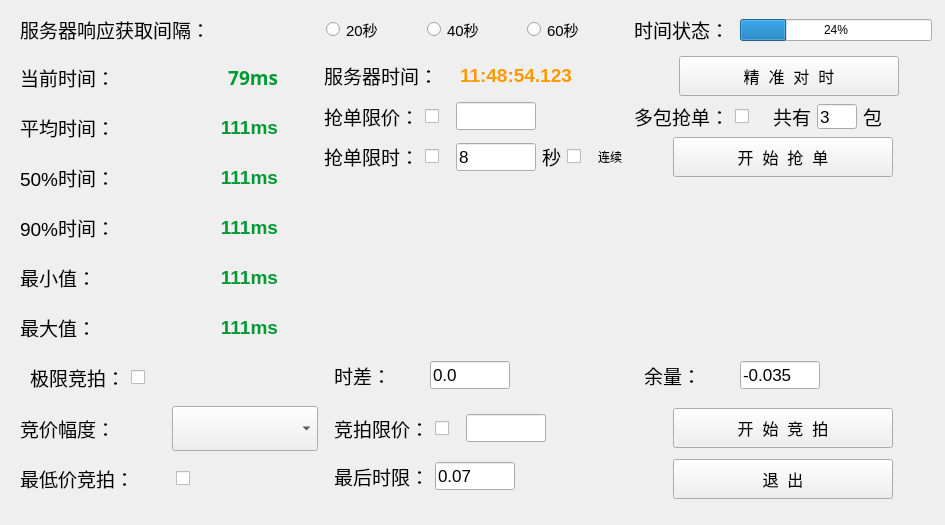
<?xml version="1.0" encoding="UTF-8"?>
<ui version="4.0">
 <class>MainWindow</class>
 <widget class="QMainWindow" name="MainWindow">
  <property name="windowModality">
   <enum>Qt::NonModal</enum>
  </property>
  <property name="geometry">
   <rect>
    <x>0</x>
    <y>0</y>
    <width>945</width>
    <height>525</height>
   </rect>
  </property>
  <property name="minimumSize">
   <size>
    <width>170</width>
    <height>0</height>
   </size>
  </property>
  <property name="windowTitle">
   <string>conhost.exe</string>
  </property>
  <widget class="QWidget" name="centralwidget">
   <widget class="QWidget" name="layoutWidget">
    <property name="geometry">
     <rect>
      <x>20</x>
      <y>10</y>
      <width>912</width>
      <height>491</height>
     </rect>
    </property>
    <layout class="QGridLayout" name="gridLayout">
     <item row="9" column="1" colspan="2">
      <layout class="QHBoxLayout" name="horizontalLayout_4">
       <property name="leftMargin">
        <number>10</number>
       </property>
       <item>
        <widget class="QLabel" name="jiajiaxianjia_title">
         <property name="minimumSize">
          <size>
           <width>80</width>
           <height>0</height>
          </size>
         </property>
         <property name="maximumSize">
          <size>
           <width>120</width>
           <height>16777215</height>
          </size>
         </property>
         <property name="text">
          <string>&lt;html&gt;&lt;head/&gt;&lt;body&gt;&lt;p align=&quot;justify&quot;&gt;&lt;span style=&quot; font-size:14pt;&quot;&gt;竞拍限价：&lt;/span&gt;&lt;/p&gt;&lt;/body&gt;&lt;/html&gt;</string>
         </property>
        </widget>
       </item>
       <item>
        <widget class="QCheckBox" name="checkBox_jingpaixianjia">
         <property name="minimumSize">
          <size>
           <width>25</width>
           <height>0</height>
          </size>
         </property>
         <property name="maximumSize">
          <size>
           <width>25</width>
           <height>16777215</height>
          </size>
         </property>
         <property name="text">
          <string/>
         </property>
        </widget>
       </item>
       <item>
        <widget class="QLineEdit" name="lineEdit_jingpaixianjia">
         <property name="enabled">
          <bool>true</bool>
         </property>
         <property name="maximumSize">
          <size>
           <width>80</width>
           <height>28</height>
          </size>
         </property>
         <property name="font">
          <font>
           <pointsize>13</pointsize>
          </font>
         </property>
        </widget>
       </item>
       <item>
        <spacer name="horizontalSpacer_4">
         <property name="orientation">
          <enum>Qt::Horizontal</enum>
         </property>
         <property name="sizeHint" stdset="0">
          <size>
           <width>40</width>
           <height>20</height>
          </size>
         </property>
        </spacer>
       </item>
      </layout>
     </item>
     <item row="3" column="3" alignment="Qt::AlignHCenter">
      <widget class="QPushButton" name="qiangdan_btn">
       <property name="minimumSize">
        <size>
         <width>220</width>
         <height>40</height>
        </size>
       </property>
       <property name="maximumSize">
        <size>
         <width>240</width>
         <height>16777215</height>
        </size>
       </property>
       <property name="font">
        <font>
         <pointsize>12</pointsize>
         <kerning>true</kerning>
        </font>
       </property>
       <property name="text">
        <string>开  始  抢  单</string>
       </property>
      </widget>
     </item>
     <item row="0" column="0" colspan="2">
      <layout class="QHBoxLayout" name="horizontalLayout_9">
       <item>
        <layout class="QHBoxLayout" name="horizontalLayout">
         <item>
          <widget class="QLabel" name="label">
           <property name="minimumSize">
            <size>
             <width>300</width>
             <height>40</height>
            </size>
           </property>
           <property name="maximumSize">
            <size>
             <width>250</width>
             <height>16777215</height>
            </size>
           </property>
           <property name="text">
            <string>&lt;html&gt;&lt;head/&gt;&lt;body&gt;&lt;p&gt;&lt;span style=&quot; font-size:14pt;&quot;&gt;服务器响应获取间隔：&lt;/span&gt;&lt;/p&gt;&lt;/body&gt;&lt;/html&gt;</string>
           </property>
          </widget>
         </item>
         <item>
          <widget class="QRadioButton" name="radioButton_60_secend">
           <property name="minimumSize">
            <size>
             <width>80</width>
             <height>20</height>
            </size>
           </property>
           <property name="font">
            <font>
             <pointsize>11</pointsize>
            </font>
           </property>
           <property name="text">
            <string>20秒</string>
           </property>
           <attribute name="buttonGroup">
            <string notr="true">buttonGroup</string>
           </attribute>
          </widget>
         </item>
         <item>
          <widget class="QRadioButton" name="radioButton_20_secend">
           <property name="minimumSize">
            <size>
             <width>80</width>
             <height>20</height>
            </size>
           </property>
           <property name="font">
            <font>
             <pointsize>11</pointsize>
            </font>
           </property>
           <property name="text">
            <string>40秒</string>
           </property>
           <attribute name="buttonGroup">
            <string notr="true">buttonGroup</string>
           </attribute>
          </widget>
         </item>
         <item>
          <widget class="QRadioButton" name="radioButton_40_secend">
           <property name="minimumSize">
            <size>
             <width>80</width>
             <height>20</height>
            </size>
           </property>
           <property name="font">
            <font>
             <pointsize>11</pointsize>
            </font>
           </property>
           <property name="text">
            <string>60秒</string>
           </property>
           <attribute name="buttonGroup">
            <string notr="true">buttonGroup</string>
           </attribute>
          </widget>
         </item>
        </layout>
       </item>
      </layout>
     </item>
     <item row="3" column="1">
      <layout class="QHBoxLayout" name="horizontalLayout_5">
       <item>
        <widget class="QLabel" name="qiangdanxianshi_title">
         <property name="minimumSize">
          <size>
           <width>90</width>
           <height>0</height>
          </size>
         </property>
         <property name="maximumSize">
          <size>
           <width>120</width>
           <height>16777215</height>
          </size>
         </property>
         <property name="text">
          <string>&lt;html&gt;&lt;head/&gt;&lt;body&gt;&lt;p&gt;&lt;span style=&quot; font-size:14pt;&quot;&gt;抢单限时：&lt;/span&gt;&lt;/p&gt;&lt;/body&gt;&lt;/html&gt;</string>
         </property>
        </widget>
       </item>
       <item>
        <widget class="QCheckBox" name="checkBox_qiangdanxianshi">
         <property name="minimumSize">
          <size>
           <width>25</width>
           <height>0</height>
          </size>
         </property>
         <property name="maximumSize">
          <size>
           <width>25</width>
           <height>16777215</height>
          </size>
         </property>
         <property name="text">
          <string/>
         </property>
        </widget>
       </item>
       <item>
        <layout class="QHBoxLayout" name="horizontalLayout_18">
         <item>
          <widget class="QLineEdit" name="lineEdit_qiangdanxianshi">
           <property name="enabled">
            <bool>true</bool>
           </property>
           <property name="maximumSize">
            <size>
             <width>80</width>
             <height>28</height>
            </size>
           </property>
           <property name="font">
            <font>
             <pointsize>13</pointsize>
            </font>
           </property>
           <property name="text">
            <string>8</string>
           </property>
          </widget>
         </item>
         <item>
          <widget class="QLabel" name="qiangdanxianshi_title_2">
           <property name="minimumSize">
            <size>
             <width>19</width>
             <height>0</height>
            </size>
           </property>
           <property name="maximumSize">
            <size>
             <width>40</width>
             <height>16777215</height>
            </size>
           </property>
           <property name="text">
            <string>&lt;html&gt;&lt;head/&gt;&lt;body&gt;&lt;p&gt;&lt;span style=&quot; font-size:14pt;&quot;&gt;秒&lt;/span&gt;&lt;/p&gt;&lt;/body&gt;&lt;/html&gt;</string>
           </property>
          </widget>
         </item>
         <item>
          <layout class="QHBoxLayout" name="horizontalLayout_7">
           <item>
            <widget class="QCheckBox" name="checkBox_is_continuous_order">
             <property name="minimumSize">
              <size>
               <width>25</width>
               <height>0</height>
              </size>
             </property>
             <property name="maximumSize">
              <size>
               <width>25</width>
               <height>16777215</height>
              </size>
             </property>
             <property name="text">
              <string/>
             </property>
            </widget>
           </item>
           <item>
            <widget class="QLabel" name="duobao_title_4">
             <property name="minimumSize">
              <size>
               <width>19</width>
               <height>0</height>
              </size>
             </property>
             <property name="maximumSize">
              <size>
               <width>40</width>
               <height>16777215</height>
              </size>
             </property>
             <property name="text">
              <string>&lt;html&gt;&lt;head/&gt;&lt;body&gt;&lt;p&gt;连续&lt;/p&gt;&lt;/body&gt;&lt;/html&gt;</string>
             </property>
            </widget>
           </item>
          </layout>
         </item>
        </layout>
       </item>
      </layout>
     </item>
     <item row="2" column="1">
      <layout class="QHBoxLayout" name="horizontalLayout_20">
       <item>
        <widget class="QLabel" name="qiangdanxianjia_title">
         <property name="minimumSize">
          <size>
           <width>80</width>
           <height>0</height>
          </size>
         </property>
         <property name="maximumSize">
          <size>
           <width>120</width>
           <height>16777215</height>
          </size>
         </property>
         <property name="text">
          <string>&lt;html&gt;&lt;head/&gt;&lt;body&gt;&lt;p align=&quot;justify&quot;&gt;&lt;span style=&quot; font-size:14pt;&quot;&gt;抢单限价：&lt;/span&gt;&lt;/p&gt;&lt;/body&gt;&lt;/html&gt;</string>
         </property>
        </widget>
       </item>
       <item>
        <widget class="QCheckBox" name="checkBox_qiangdanxianjia">
         <property name="minimumSize">
          <size>
           <width>25</width>
           <height>0</height>
          </size>
         </property>
         <property name="maximumSize">
          <size>
           <width>25</width>
           <height>16777215</height>
          </size>
         </property>
         <property name="text">
          <string/>
         </property>
        </widget>
       </item>
       <item>
        <widget class="QLineEdit" name="lineEdit_qiangdanxianjia">
         <property name="enabled">
          <bool>true</bool>
         </property>
         <property name="maximumSize">
          <size>
           <width>80</width>
           <height>28</height>
          </size>
         </property>
         <property name="font">
          <font>
           <pointsize>13</pointsize>
          </font>
         </property>
        </widget>
       </item>
       <item>
        <spacer name="horizontalSpacer_5">
         <property name="orientation">
          <enum>Qt::Horizontal</enum>
         </property>
         <property name="sizeHint" stdset="0">
          <size>
           <width>40</width>
           <height>20</height>
          </size>
         </property>
        </spacer>
       </item>
      </layout>
     </item>
     <item row="10" column="3">
      <layout class="QHBoxLayout" name="horizontalLayout_19">
       <item>
        <widget class="QPushButton" name="quit_btn">
         <property name="minimumSize">
          <size>
           <width>200</width>
           <height>40</height>
          </size>
         </property>
         <property name="maximumSize">
          <size>
           <width>220</width>
           <height>16777215</height>
          </size>
         </property>
         <property name="font">
          <font>
           <pointsize>12</pointsize>
           <kerning>true</kerning>
          </font>
         </property>
         <property name="text">
          <string>退  出</string>
         </property>
        </widget>
       </item>
      </layout>
     </item>
     <item row="0" column="3">
      <layout class="QHBoxLayout" name="horizontalLayout_3">
       <item>
        <widget class="QLabel" name="xianjia_title_3">
         <property name="minimumSize">
          <size>
           <width>100</width>
           <height>0</height>
          </size>
         </property>
         <property name="maximumSize">
          <size>
           <width>120</width>
           <height>16777215</height>
          </size>
         </property>
         <property name="text">
          <string>&lt;html&gt;&lt;head/&gt;&lt;body&gt;&lt;p align=&quot;justify&quot;&gt;&lt;span style=&quot; font-size:14pt;&quot;&gt;时间状态：&lt;/span&gt;&lt;/p&gt;&lt;/body&gt;&lt;/html&gt;</string>
         </property>
        </widget>
       </item>
       <item>
        <widget class="QProgressBar" name="time_status_progressBar">
         <property name="value">
          <number>24</number>
         </property>
        </widget>
       </item>
      </layout>
     </item>
     <item row="1" column="0" rowspan="4">
      <layout class="QVBoxLayout" name="verticalLayout">
       <item>
        <layout class="QHBoxLayout" name="horizontalLayout_8">
         <property name="rightMargin">
          <number>40</number>
         </property>
         <item>
          <widget class="QLabel" name="server_response_time_title">
           <property name="minimumSize">
            <size>
             <width>170</width>
             <height>0</height>
            </size>
           </property>
           <property name="maximumSize">
            <size>
             <width>200</width>
             <height>16777215</height>
            </size>
           </property>
           <property name="text">
            <string>&lt;html&gt;&lt;head/&gt;&lt;body&gt;&lt;p&gt;&lt;span style=&quot; font-size:14pt;&quot;&gt;当前时间：&lt;/span&gt;&lt;/p&gt;&lt;/body&gt;&lt;/html&gt;</string>
           </property>
          </widget>
         </item>
         <item>
          <widget class="QLabel" name="server_response_time_text">
           <property name="minimumSize">
            <size>
             <width>70</width>
             <height>30</height>
            </size>
           </property>
           <property name="font">
            <font>
             <family>宋体</family>
             <pointsize>14</pointsize>
             <weight>75</weight>
             <bold>true</bold>
            </font>
           </property>
           <property name="text">
            <string>&lt;html&gt;&lt;head/&gt;&lt;body&gt;&lt;p align=&quot;right&quot;&gt;&lt;span style=&quot; color:#009933;&quot;&gt;79ms&lt;/span&gt;&lt;/p&gt;&lt;/body&gt;&lt;/html&gt;</string>
           </property>
          </widget>
         </item>
        </layout>
       </item>
       <item>
        <layout class="QHBoxLayout" name="horizontalLayout_12">
         <property name="rightMargin">
          <number>40</number>
         </property>
         <item>
          <widget class="QLabel" name="average_response_time_title">
           <property name="minimumSize">
            <size>
             <width>120</width>
             <height>0</height>
            </size>
           </property>
           <property name="maximumSize">
            <size>
             <width>200</width>
             <height>16777215</height>
            </size>
           </property>
           <property name="layoutDirection">
            <enum>Qt::LeftToRight</enum>
           </property>
           <property name="text">
            <string>&lt;html&gt;&lt;head/&gt;&lt;body&gt;&lt;p&gt;&lt;span style=&quot; font-size:14pt;&quot;&gt;平均时间：&lt;/span&gt;&lt;/p&gt;&lt;/body&gt;&lt;/html&gt;</string>
           </property>
           <property name="textFormat">
            <enum>Qt::AutoText</enum>
           </property>
          </widget>
         </item>
         <item>
          <widget class="QLabel" name="average_response_time_text">
           <property name="minimumSize">
            <size>
             <width>60</width>
             <height>30</height>
            </size>
           </property>
           <property name="text">
            <string>&lt;html&gt;&lt;head/&gt;&lt;body&gt;&lt;p align=&quot;right&quot;&gt;&lt;span style=&quot; font-size:14pt; font-weight:600; color:#009933;&quot;&gt;111ms&lt;/span&gt;&lt;/p&gt;&lt;/body&gt;&lt;/html&gt;</string>
           </property>
          </widget>
         </item>
        </layout>
       </item>
       <item>
        <layout class="QHBoxLayout" name="horizontalLayout_13">
         <property name="rightMargin">
          <number>40</number>
         </property>
         <item>
          <widget class="QLabel" name="intermediate_response_time_title">
           <property name="minimumSize">
            <size>
             <width>0</width>
             <height>0</height>
            </size>
           </property>
           <property name="maximumSize">
            <size>
             <width>200</width>
             <height>16777215</height>
            </size>
           </property>
           <property name="layoutDirection">
            <enum>Qt::LeftToRight</enum>
           </property>
           <property name="text">
            <string>&lt;html&gt;&lt;head/&gt;&lt;body&gt;&lt;p&gt;&lt;span style=&quot; font-size:14pt;&quot;&gt;50%时间：&lt;/span&gt;&lt;/p&gt;&lt;/body&gt;&lt;/html&gt;</string>
           </property>
           <property name="textFormat">
            <enum>Qt::AutoText</enum>
           </property>
          </widget>
         </item>
         <item>
          <widget class="QLabel" name="intermediate_response_time_text">
           <property name="minimumSize">
            <size>
             <width>70</width>
             <height>30</height>
            </size>
           </property>
           <property name="text">
            <string>&lt;html&gt;&lt;head/&gt;&lt;body&gt;&lt;p align=&quot;right&quot;&gt;&lt;span style=&quot; font-size:14pt; font-weight:600; color:#009933;&quot;&gt;111ms&lt;/span&gt;&lt;/p&gt;&lt;/body&gt;&lt;/html&gt;</string>
           </property>
          </widget>
         </item>
        </layout>
       </item>
       <item>
        <layout class="QHBoxLayout" name="horizontalLayout_14">
         <property name="rightMargin">
          <number>40</number>
         </property>
         <item>
          <widget class="QLabel" name="ninety_percent_response_time_title">
           <property name="minimumSize">
            <size>
             <width>120</width>
             <height>0</height>
            </size>
           </property>
           <property name="maximumSize">
            <size>
             <width>200</width>
             <height>16777215</height>
            </size>
           </property>
           <property name="layoutDirection">
            <enum>Qt::LeftToRight</enum>
           </property>
           <property name="text">
            <string>&lt;html&gt;&lt;head/&gt;&lt;body&gt;&lt;p&gt;&lt;span style=&quot; font-size:14pt;&quot;&gt;90%时间：&lt;/span&gt;&lt;/p&gt;&lt;/body&gt;&lt;/html&gt;</string>
           </property>
           <property name="textFormat">
            <enum>Qt::AutoText</enum>
           </property>
          </widget>
         </item>
         <item>
          <widget class="QLabel" name="ninety_percent_response_time_text">
           <property name="minimumSize">
            <size>
             <width>60</width>
             <height>30</height>
            </size>
           </property>
           <property name="text">
            <string>&lt;html&gt;&lt;head/&gt;&lt;body&gt;&lt;p align=&quot;right&quot;&gt;&lt;span style=&quot; font-size:14pt; font-weight:600; color:#009933;&quot;&gt;111ms&lt;/span&gt;&lt;/p&gt;&lt;/body&gt;&lt;/html&gt;</string>
           </property>
          </widget>
         </item>
        </layout>
       </item>
       <item>
        <layout class="QHBoxLayout" name="horizontalLayout_15">
         <property name="rightMargin">
          <number>40</number>
         </property>
         <item>
          <widget class="QLabel" name="minimum_response_time_title">
           <property name="minimumSize">
            <size>
             <width>120</width>
             <height>0</height>
            </size>
           </property>
           <property name="maximumSize">
            <size>
             <width>200</width>
             <height>16777215</height>
            </size>
           </property>
           <property name="layoutDirection">
            <enum>Qt::LeftToRight</enum>
           </property>
           <property name="text">
            <string>&lt;html&gt;&lt;head/&gt;&lt;body&gt;&lt;p&gt;&lt;span style=&quot; font-size:14pt;&quot;&gt;最小值：&lt;/span&gt;&lt;/p&gt;&lt;/body&gt;&lt;/html&gt;</string>
           </property>
           <property name="textFormat">
            <enum>Qt::AutoText</enum>
           </property>
          </widget>
         </item>
         <item>
          <widget class="QLabel" name="minimum_response_time_text">
           <property name="minimumSize">
            <size>
             <width>70</width>
             <height>30</height>
            </size>
           </property>
           <property name="text">
            <string>&lt;html&gt;&lt;head/&gt;&lt;body&gt;&lt;p align=&quot;right&quot;&gt;&lt;span style=&quot; font-size:14pt; font-weight:600; color:#009933;&quot;&gt;111ms&lt;/span&gt;&lt;/p&gt;&lt;/body&gt;&lt;/html&gt;</string>
           </property>
          </widget>
         </item>
        </layout>
       </item>
       <item>
        <layout class="QHBoxLayout" name="horizontalLayout_16">
         <property name="rightMargin">
          <number>40</number>
         </property>
         <item>
          <widget class="QLabel" name="maximum_response_time_title">
           <property name="minimumSize">
            <size>
             <width>120</width>
             <height>0</height>
            </size>
           </property>
           <property name="maximumSize">
            <size>
             <width>200</width>
             <height>16777215</height>
            </size>
           </property>
           <property name="layoutDirection">
            <enum>Qt::LeftToRight</enum>
           </property>
           <property name="text">
            <string>&lt;html&gt;&lt;head/&gt;&lt;body&gt;&lt;p&gt;&lt;span style=&quot; font-size:14pt;&quot;&gt;最大值：&lt;/span&gt;&lt;/p&gt;&lt;/body&gt;&lt;/html&gt;</string>
           </property>
           <property name="textFormat">
            <enum>Qt::AutoText</enum>
           </property>
          </widget>
         </item>
         <item>
          <widget class="QLabel" name="maximum_response_time_text">
           <property name="minimumSize">
            <size>
             <width>70</width>
             <height>30</height>
            </size>
           </property>
           <property name="text">
            <string>&lt;html&gt;&lt;head/&gt;&lt;body&gt;&lt;p align=&quot;right&quot;&gt;&lt;span style=&quot; font-size:14pt; font-weight:600; color:#009933;&quot;&gt;111ms&lt;/span&gt;&lt;/p&gt;&lt;/body&gt;&lt;/html&gt;</string>
           </property>
          </widget>
         </item>
        </layout>
       </item>
      </layout>
     </item>
     <item row="10" column="1">
      <layout class="QHBoxLayout" name="horizontalLayout_22">
       <property name="leftMargin">
        <number>10</number>
       </property>
       <property name="topMargin">
        <number>5</number>
       </property>
       <property name="bottomMargin">
        <number>10</number>
       </property>
       <item>
        <widget class="QLabel" name="lastlimit_title">
         <property name="minimumSize">
          <size>
           <width>90</width>
           <height>0</height>
          </size>
         </property>
         <property name="maximumSize">
          <size>
           <width>160</width>
           <height>16777215</height>
          </size>
         </property>
         <property name="text">
          <string>&lt;html&gt;&lt;head/&gt;&lt;body&gt;&lt;p align=&quot;justify&quot;&gt;&lt;span style=&quot; font-size:14pt;&quot;&gt;最后时限：&lt;/span&gt;&lt;/p&gt;&lt;/body&gt;&lt;/html&gt;</string>
         </property>
        </widget>
       </item>
       <item>
        <widget class="QLineEdit" name="lineEdit_lastlimit">
         <property name="enabled">
          <bool>true</bool>
         </property>
         <property name="maximumSize">
          <size>
           <width>80</width>
           <height>28</height>
          </size>
         </property>
         <property name="font">
          <font>
           <pointsize>13</pointsize>
          </font>
         </property>
         <property name="text">
          <string>0.07</string>
         </property>
        </widget>
       </item>
       <item>
        <spacer name="horizontalSpacer_13">
         <property name="orientation">
          <enum>Qt::Horizontal</enum>
         </property>
         <property name="sizeHint" stdset="0">
          <size>
           <width>40</width>
           <height>20</height>
          </size>
         </property>
        </spacer>
       </item>
      </layout>
     </item>
     <item row="2" column="3">
      <layout class="QHBoxLayout" name="horizontalLayout_2">
       <property name="topMargin">
        <number>0</number>
       </property>
       <property name="bottomMargin">
        <number>0</number>
       </property>
       <item>
        <widget class="QLabel" name="duobao_title_1">
         <property name="minimumSize">
          <size>
           <width>19</width>
           <height>0</height>
          </size>
         </property>
         <property name="maximumSize">
          <size>
           <width>150</width>
           <height>16777215</height>
          </size>
         </property>
         <property name="text">
          <string>&lt;html&gt;&lt;head/&gt;&lt;body&gt;&lt;p&gt;&lt;span style=&quot; font-size:14pt;&quot;&gt;多包抢单：&lt;/span&gt;&lt;/p&gt;&lt;/body&gt;&lt;/html&gt;</string>
         </property>
        </widget>
       </item>
       <item>
        <widget class="QCheckBox" name="checkBox_duobao">
         <property name="minimumSize">
          <size>
           <width>25</width>
           <height>0</height>
          </size>
         </property>
         <property name="maximumSize">
          <size>
           <width>25</width>
           <height>16777215</height>
          </size>
         </property>
         <property name="text">
          <string/>
         </property>
        </widget>
       </item>
       <item>
        <widget class="QLabel" name="duobao_title_2">
         <property name="minimumSize">
          <size>
           <width>45</width>
           <height>0</height>
          </size>
         </property>
         <property name="maximumSize">
          <size>
           <width>50</width>
           <height>16777215</height>
          </size>
         </property>
         <property name="text">
          <string>&lt;html&gt;&lt;head/&gt;&lt;body&gt;&lt;p align=&quot;right&quot;&gt;&lt;span style=&quot; font-size:14pt;&quot;&gt;共有&lt;/span&gt;&lt;/p&gt;&lt;/body&gt;&lt;/html&gt;</string>
         </property>
        </widget>
       </item>
       <item>
        <widget class="QLineEdit" name="lineEdit_duobao">
         <property name="enabled">
          <bool>true</bool>
         </property>
         <property name="maximumSize">
          <size>
           <width>40</width>
           <height>25</height>
          </size>
         </property>
         <property name="font">
          <font>
           <pointsize>13</pointsize>
          </font>
         </property>
         <property name="text">
          <string>3</string>
         </property>
        </widget>
       </item>
       <item>
        <widget class="QLabel" name="duobao_title_3">
         <property name="minimumSize">
          <size>
           <width>19</width>
           <height>0</height>
          </size>
         </property>
         <property name="maximumSize">
          <size>
           <width>40</width>
           <height>16777215</height>
          </size>
         </property>
         <property name="text">
          <string>&lt;html&gt;&lt;head/&gt;&lt;body&gt;&lt;p&gt;&lt;span style=&quot; font-size:14pt;&quot;&gt;包&lt;/span&gt;&lt;/p&gt;&lt;/body&gt;&lt;/html&gt;</string>
         </property>
        </widget>
       </item>
       <item>
        <spacer name="horizontalSpacer_3">
         <property name="orientation">
          <enum>Qt::Horizontal</enum>
         </property>
         <property name="sizeHint" stdset="0">
          <size>
           <width>40</width>
           <height>20</height>
          </size>
         </property>
        </spacer>
       </item>
      </layout>
     </item>
     <item row="1" column="1" colspan="3">
      <layout class="QHBoxLayout" name="horizontalLayout_23">
       <item>
        <layout class="QHBoxLayout" name="horizontalLayout_10">
         <item>
          <widget class="QLabel" name="system_time_title">
           <property name="minimumSize">
            <size>
             <width>130</width>
             <height>0</height>
            </size>
           </property>
           <property name="maximumSize">
            <size>
             <width>150</width>
             <height>16777215</height>
            </size>
           </property>
           <property name="text">
            <string>&lt;html&gt;&lt;head/&gt;&lt;body&gt;&lt;p&gt;&lt;span style=&quot; font-size:14pt;&quot;&gt;服务器时间：&lt;/span&gt;&lt;/p&gt;&lt;/body&gt;&lt;/html&gt;</string>
           </property>
          </widget>
         </item>
         <item alignment="Qt::AlignLeft">
          <widget class="QLabel" name="system_time_text">
           <property name="minimumSize">
            <size>
             <width>180</width>
             <height>35</height>
            </size>
           </property>
           <property name="text">
            <string>&lt;html&gt;&lt;head/&gt;&lt;body&gt;&lt;p&gt;&lt;span style=&quot; font-size:14pt; font-weight:600; color:#ff9900;&quot;&gt;11:48:54.123&lt;/span&gt;&lt;/p&gt;&lt;/body&gt;&lt;/html&gt;</string>
           </property>
          </widget>
         </item>
        </layout>
       </item>
       <item>
        <layout class="QHBoxLayout" name="horizontalLayout_6">
         <item alignment="Qt::AlignHCenter">
          <widget class="QPushButton" name="start_duishi_btn">
           <property name="minimumSize">
            <size>
             <width>220</width>
             <height>40</height>
            </size>
           </property>
           <property name="maximumSize">
            <size>
             <width>240</width>
             <height>16777215</height>
            </size>
           </property>
           <property name="font">
            <font>
             <pointsize>12</pointsize>
             <kerning>true</kerning>
            </font>
           </property>
           <property name="text">
            <string>精  准  对  时</string>
           </property>
          </widget>
         </item>
        </layout>
       </item>
      </layout>
     </item>
     <item row="9" column="3">
      <layout class="QHBoxLayout" name="horizontalLayout_17">
       <item alignment="Qt::AlignHCenter">
        <widget class="QPushButton" name="start_btn">
         <property name="minimumSize">
          <size>
           <width>220</width>
           <height>40</height>
          </size>
         </property>
         <property name="maximumSize">
          <size>
           <width>240</width>
           <height>16777215</height>
          </size>
         </property>
         <property name="font">
          <font>
           <pointsize>12</pointsize>
           <kerning>true</kerning>
          </font>
         </property>
         <property name="text">
          <string>开  始  竞  拍</string>
         </property>
        </widget>
       </item>
      </layout>
     </item>
     <item row="10" column="0">
      <layout class="QHBoxLayout" name="horizontalLayout_21">
       <property name="topMargin">
        <number>5</number>
       </property>
       <property name="bottomMargin">
        <number>5</number>
       </property>
       <item>
        <widget class="QLabel" name="zuidijiagejingpai_title">
         <property name="minimumSize">
          <size>
           <width>150</width>
           <height>0</height>
          </size>
         </property>
         <property name="maximumSize">
          <size>
           <width>190</width>
           <height>16777215</height>
          </size>
         </property>
         <property name="text">
          <string>&lt;html&gt;&lt;head/&gt;&lt;body&gt;&lt;p&gt;&lt;span style=&quot; font-size:14pt;&quot;&gt;最低价竞拍：&lt;/span&gt;&lt;/p&gt;&lt;/body&gt;&lt;/html&gt;</string>
         </property>
        </widget>
       </item>
       <item>
        <widget class="QCheckBox" name="checkBox_zuidijiagejingpai">
         <property name="minimumSize">
          <size>
           <width>25</width>
           <height>0</height>
          </size>
         </property>
         <property name="maximumSize">
          <size>
           <width>25</width>
           <height>16777215</height>
          </size>
         </property>
         <property name="text">
          <string/>
         </property>
        </widget>
       </item>
       <item>
        <spacer name="horizontalSpacer_6">
         <property name="orientation">
          <enum>Qt::Horizontal</enum>
         </property>
         <property name="sizeHint" stdset="0">
          <size>
           <width>40</width>
           <height>20</height>
          </size>
         </property>
        </spacer>
       </item>
      </layout>
     </item>
     <item row="6" column="0">
      <layout class="QHBoxLayout" name="horizontalLayout_11">
       <property name="leftMargin">
        <number>10</number>
       </property>
       <item>
        <widget class="QLabel" name="jiajiaxianjia_title_2">
         <property name="minimumSize">
          <size>
           <width>80</width>
           <height>0</height>
          </size>
         </property>
         <property name="maximumSize">
          <size>
           <width>120</width>
           <height>16777215</height>
          </size>
         </property>
         <property name="text">
          <string>&lt;html&gt;&lt;head/&gt;&lt;body&gt;&lt;p&gt;&lt;span style=&quot; font-size:14pt;&quot;&gt;极限竞拍：&lt;/span&gt;&lt;/p&gt;&lt;/body&gt;&lt;/html&gt;</string>
         </property>
        </widget>
       </item>
       <item>
        <widget class="QCheckBox" name="checkBox_super_fast">
         <property name="minimumSize">
          <size>
           <width>25</width>
           <height>0</height>
          </size>
         </property>
         <property name="maximumSize">
          <size>
           <width>25</width>
           <height>16777215</height>
          </size>
         </property>
         <property name="text">
          <string/>
         </property>
        </widget>
       </item>
       <item>
        <spacer name="horizontalSpacer_7">
         <property name="orientation">
          <enum>Qt::Horizontal</enum>
         </property>
         <property name="sizeHint" stdset="0">
          <size>
           <width>40</width>
           <height>20</height>
          </size>
         </property>
        </spacer>
       </item>
      </layout>
     </item>
     <item row="9" column="0">
      <layout class="QGridLayout" name="gridLayout_4">
       <item row="0" column="0">
        <widget class="QLabel" name="jiajiafudu_title">
         <property name="maximumSize">
          <size>
           <width>16777215</width>
           <height>1666666</height>
          </size>
         </property>
         <property name="text">
          <string>&lt;html&gt;&lt;head/&gt;&lt;body&gt;&lt;p&gt;&lt;span style=&quot; font-size:14pt;&quot;&gt;竞价幅度：&lt;/span&gt;&lt;/p&gt;&lt;/body&gt;&lt;/html&gt;</string>
         </property>
        </widget>
       </item>
       <item row="0" column="1">
        <widget class="QComboBox" name="comboBox_jiajiafudu">
         <property name="minimumSize">
          <size>
           <width>130</width>
           <height>45</height>
          </size>
         </property>
         <property name="maximumSize">
          <size>
           <width>16777215</width>
           <height>16777215</height>
          </size>
         </property>
         <property name="font">
          <font>
           <family>宋体</family>
           <pointsize>11</pointsize>
           <weight>50</weight>
           <bold>false</bold>
           <kerning>true</kerning>
          </font>
         </property>
         <property name="contextMenuPolicy">
          <enum>Qt::DefaultContextMenu</enum>
         </property>
        </widget>
       </item>
      </layout>
     </item>
     <item row="6" column="1">
      <layout class="QHBoxLayout" name="horizontalLayout_25">
       <property name="leftMargin">
        <number>10</number>
       </property>
       <property name="topMargin">
        <number>5</number>
       </property>
       <property name="bottomMargin">
        <number>10</number>
       </property>
       <item>
        <widget class="QLabel" name="lastlimit_title_2">
         <property name="minimumSize">
          <size>
           <width>90</width>
           <height>0</height>
          </size>
         </property>
         <property name="maximumSize">
          <size>
           <width>160</width>
           <height>16777215</height>
          </size>
         </property>
         <property name="text">
          <string>&lt;html&gt;&lt;head/&gt;&lt;body&gt;&lt;p align=&quot;justify&quot;&gt;&lt;span style=&quot; font-size:14pt;&quot;&gt;时差：&lt;/span&gt;&lt;/p&gt;&lt;/body&gt;&lt;/html&gt;</string>
         </property>
        </widget>
       </item>
       <item>
        <widget class="QLineEdit" name="lineEdit_shicha">
         <property name="enabled">
          <bool>true</bool>
         </property>
         <property name="maximumSize">
          <size>
           <width>80</width>
           <height>28</height>
          </size>
         </property>
         <property name="font">
          <font>
           <pointsize>13</pointsize>
          </font>
         </property>
         <property name="text">
          <string>0.0</string>
         </property>
        </widget>
       </item>
       <item>
        <spacer name="horizontalSpacer_14">
         <property name="orientation">
          <enum>Qt::Horizontal</enum>
         </property>
         <property name="sizeHint" stdset="0">
          <size>
           <width>40</width>
           <height>20</height>
          </size>
         </property>
        </spacer>
       </item>
      </layout>
     </item>
     <item row="6" column="3">
      <layout class="QHBoxLayout" name="horizontalLayout_26">
       <property name="leftMargin">
        <number>10</number>
       </property>
       <property name="topMargin">
        <number>5</number>
       </property>
       <property name="bottomMargin">
        <number>10</number>
       </property>
       <item>
        <widget class="QLabel" name="lastlimit_title_3">
         <property name="minimumSize">
          <size>
           <width>90</width>
           <height>0</height>
          </size>
         </property>
         <property name="maximumSize">
          <size>
           <width>160</width>
           <height>16777215</height>
          </size>
         </property>
         <property name="text">
          <string>&lt;html&gt;&lt;head/&gt;&lt;body&gt;&lt;p align=&quot;justify&quot;&gt;&lt;span style=&quot; font-size:14pt;&quot;&gt;余量：&lt;/span&gt;&lt;/p&gt;&lt;/body&gt;&lt;/html&gt;</string>
         </property>
        </widget>
       </item>
       <item>
        <widget class="QLineEdit" name="lineEdit_yuliang">
         <property name="enabled">
          <bool>true</bool>
         </property>
         <property name="maximumSize">
          <size>
           <width>80</width>
           <height>28</height>
          </size>
         </property>
         <property name="font">
          <font>
           <pointsize>13</pointsize>
          </font>
         </property>
         <property name="text">
          <string>-0.035</string>
         </property>
        </widget>
       </item>
       <item>
        <spacer name="horizontalSpacer_15">
         <property name="orientation">
          <enum>Qt::Horizontal</enum>
         </property>
         <property name="sizeHint" stdset="0">
          <size>
           <width>40</width>
           <height>20</height>
          </size>
         </property>
        </spacer>
       </item>
      </layout>
     </item>
    </layout>
   </widget>
  </widget>
 </widget>
 <resources/>
 <connections>
  <connection>
   <sender>quit_btn</sender>
   <signal>clicked()</signal>
   <receiver>MainWindow</receiver>
   <slot>close()</slot>
   <hints>
    <hint type="sourcelabel">
     <x>914</x>
     <y>515</y>
    </hint>
    <hint type="destinationlabel">
     <x>766</x>
     <y>532</y>
    </hint>
   </hints>
  </connection>
 </connections>
 <buttongroups>
  <buttongroup name="buttonGroup"/>
 </buttongroups>
</ui>
